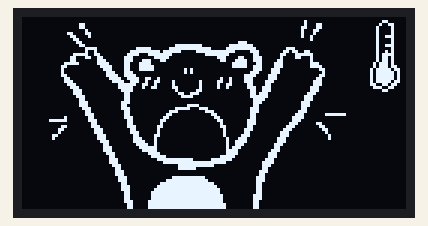
Recording of a sketch running on a simulated Arduino Uno, built with avr-gcc and run on an emulated ATmega328P. On the bench: 128×64 one-colour display.

Above: at 0.1 s.

The sketch:

happy_frog_displaytest.ino
```cpp
#include <U8g2lib.h>

U8G2_SSD1306_128X64_NONAME_F_HW_I2C u8g2(U8G2_R2, SCL, SDA, U8X8_PIN_NONE);

// defining my happy frog image ^.^

#define happy_width 128
#define happy_height 64
static const unsigned char happy_frog[] U8X8_PROGMEM = {
 0x00,0x00,0x00,0x00,0x00,0x00,0x00,0x00,0x00,0x00,0x00,0x00,0x00,0x00,0x00,
 0x00,0x00,0x00,0x00,0x00,0x00,0x00,0x00,0x00,0x00,0x00,0x00,0x40,0x00,0x00,
 0x00,0x03,0x00,0x00,0x18,0x00,0x00,0x00,0x00,0x00,0x00,0x00,0x00,0x40,0x0c,
 0x00,0x80,0x0c,0x00,0x00,0x18,0x00,0x00,0x00,0x00,0x00,0x00,0x00,0x00,0x60,
 0x0c,0x00,0x40,0x08,0x00,0x00,0x20,0x00,0x00,0x00,0x00,0x00,0x00,0x00,0x00,
 0x20,0x06,0x00,0x40,0x08,0x00,0x80,0x61,0x00,0x00,0x00,0x00,0x00,0x00,0x00,
 0x00,0x20,0x02,0x00,0x40,0x08,0x00,0x00,0x43,0x00,0x00,0x00,0x00,0x00,0x00,
 0x00,0x00,0x20,0x01,0x00,0x40,0x0e,0x00,0x00,0x06,0x00,0x00,0x00,0x00,0x00,
 0x00,0x00,0x00,0x00,0x01,0x00,0x40,0x08,0x00,0x00,0x0c,0x00,0x00,0x00,0x00,
 0x00,0x00,0x07,0x00,0x00,0x00,0x00,0x40,0x08,0x00,0x00,0x18,0x00,0x00,0x00,
 0xf8,0x0f,0xe0,0x1f,0x00,0x00,0x00,0x00,0x40,0x0e,0x00,0x00,0xe0,0x01,0xc0,
 0x07,0xfe,0x7f,0xf0,0x3f,0x00,0x07,0x00,0x00,0x40,0x08,0x00,0x00,0x20,0x01,
 0xf0,0xbf,0x1f,0xfc,0x7f,0x70,0x80,0xcd,0x00,0x00,0x40,0x0a,0x00,0x00,0x3e,
 0x03,0x78,0xfc,0x03,0xe0,0x1f,0x60,0xc0,0xf8,0x01,0x00,0x40,0x0f,0x00,0x00,
 0x63,0x06,0x1c,0xf0,0x01,0x00,0x0e,0xe3,0x40,0x18,0x01,0x00,0x40,0x0b,0x00,
 0x00,0x03,0x0e,0x1c,0xc7,0x00,0x00,0x8c,0xe7,0x60,0x00,0x01,0x00,0x40,0x0b,
 0x00,0xc0,0x07,0x1e,0x8c,0x07,0x00,0x00,0xc0,0xc7,0x70,0x00,0x07,0x00,0xa0,
 0x0b,0x00,0x60,0x00,0x3c,0x8c,0x0f,0x00,0x00,0xc0,0xe7,0x70,0x00,0x0f,0x00,
 0xa0,0x1b,0x00,0x20,0x00,0x38,0x8c,0x0f,0x40,0x01,0x00,0xe0,0x38,0x00,0x18,
 0x00,0xd0,0x37,0x00,0x20,0x00,0x70,0x1c,0x00,0x40,0x01,0x00,0x70,0x38,0x00,
 0x10,0x00,0xd0,0x2f,0x00,0x60,0x00,0xf0,0x3c,0x00,0x00,0x00,0x00,0x3c,0x1c,
 0x00,0x18,0x00,0xd0,0x2f,0x00,0xc0,0x00,0xe0,0x79,0x26,0x00,0x00,0x24,0x1c,
 0x1c,0x00,0x0c,0x00,0xd0,0x2f,0x00,0xc0,0x01,0xc0,0x73,0x32,0x04,0x08,0x26,
 0x1c,0x0e,0x00,0x0e,0x00,0xd0,0x37,0x00,0x80,0x03,0x00,0x3f,0x13,0x04,0x08,
 0x32,0x18,0x06,0x00,0x0e,0x00,0x30,0x1b,0x00,0x00,0x07,0x00,0x1f,0x19,0x0c,
 0x08,0x12,0x38,0x07,0x00,0x07,0x00,0xe0,0x0c,0x00,0x00,0x0e,0x00,0x1e,0x00,
 0x08,0x0c,0x00,0x30,0x07,0x00,0x07,0x00,0x00,0x03,0x00,0x00,0x0e,0x00,0x0c,
 0x00,0x30,0x07,0x00,0xb0,0x03,0x80,0x03,0x00,0x00,0x00,0x00,0x00,0x1c,0x00,
 0x0c,0x00,0xe0,0x01,0x00,0xf0,0x03,0xc0,0x01,0x00,0x00,0x00,0x00,0x00,0x18,
 0x00,0x0c,0x00,0x00,0x00,0x00,0xe0,0x01,0xc0,0x01,0x00,0x00,0x00,0x00,0x00,
 0x38,0x00,0x0e,0x00,0x00,0x00,0x00,0xe0,0x00,0xe0,0x00,0x00,0x00,0x00,0x00,
 0x00,0x38,0x00,0x06,0x00,0x80,0x07,0x00,0x60,0x00,0xe0,0x00,0x00,0x00,0x00,
 0x00,0x00,0x70,0x00,0x0e,0x00,0xf8,0x38,0x00,0x70,0x00,0x60,0x00,0x00,0x00,
 0x00,0x00,0x00,0x60,0x00,0x0c,0x00,0x0e,0xe0,0x00,0x70,0x00,0x70,0x00,0x00,
 0x00,0x00,0x00,0x00,0xe0,0x00,0x0c,0x00,0x03,0x80,0x01,0x30,0x00,0x38,0xe0,
 0x0f,0x00,0x00,0x00,0x40,0xc0,0x00,0x1c,0x80,0x01,0x00,0x03,0x30,0x00,0x3c,
 0x00,0x00,0x00,0x00,0x00,0x7e,0xc0,0x01,0x18,0xc0,0x00,0x00,0x06,0x38,0x00,
 0x1c,0x00,0x00,0x00,0x00,0x00,0x00,0x80,0x01,0x18,0x40,0x00,0x00,0x04,0x38,
 0x00,0x0e,0x0c,0x00,0x00,0x00,0x00,0x60,0x80,0x03,0x38,0x60,0x00,0x00,0x0c,
 0x18,0x00,0x07,0x18,0x00,0x00,0x00,0x00,0x30,0x00,0x07,0x30,0x20,0x00,0x00,
 0x08,0x1c,0x80,0x03,0x30,0x00,0x00,0x00,0x00,0x10,0x00,0x07,0x70,0x20,0x00,
 0x00,0x08,0x0c,0xc0,0x01,0x20,0x00,0x00,0x00,0x00,0x0c,0x00,0x0e,0x60,0x30,
 0x00,0x00,0x08,0x0e,0xc0,0x01,0x40,0x00,0x00,0x00,0x00,0x04,0x00,0x0e,0xe0,
 0x10,0x00,0x00,0x10,0x07,0xe0,0x00,0x40,0x00,0x00,0x00,0x00,0x00,0x00,0x1c,
 0xe0,0x11,0x00,0x00,0x90,0x07,0xe0,0x00,0x00,0x00,0x00,0x00,0x00,0x00,0x00,
 0x18,0xc0,0x13,0x00,0x00,0x90,0x03,0x70,0x00,0x00,0x00,0x00,0x00,0x00,0x00,
 0x00,0x38,0x80,0x1f,0x00,0x00,0xd0,0x01,0x30,0x00,0x00,0x00,0x00,0x00,0x00,
 0x00,0x00,0x38,0x00,0x1f,0x00,0x00,0xf0,0x00,0x38,0x00,0x00,0x00,0x00,0x00,
 0x00,0x00,0x00,0x70,0x00,0x3c,0x00,0x00,0xf0,0x00,0x1c,0x00,0x00,0x00,0x00,
 0x00,0x00,0x00,0x00,0x60,0x00,0xf8,0x00,0x00,0x7c,0x00,0x1c,0x00,0x00,0x00,
 0x00,0x00,0x00,0x00,0x00,0xe0,0x00,0xe0,0xff,0x81,0x3f,0x00,0x0e,0x00,0x00,
 0x00,0x00,0x00,0x00,0x00,0x00,0xe0,0x00,0x80,0xff,0xff,0x0f,0x00,0x0f,0x00,
 0x00,0x00,0x00,0x00,0x00,0x00,0x00,0xc0,0x01,0x00,0xf0,0xff,0x00,0x00,0x07,
 0x00,0x00,0x00,0x00,0x00,0x00,0x00,0x00,0x80,0x01,0x00,0xf0,0x03,0x00,0x00,
 0x03,0x00,0x00,0x00,0x00,0x00,0x00,0x00,0x00,0x80,0x03,0x00,0x00,0x00,0x00,
 0x80,0x03,0x00,0x00,0x00,0x00,0x00,0x00,0x00,0x00,0x80,0x03,0x00,0x00,0x00,
 0x00,0x80,0x01,0x00,0x00,0x00,0x00,0x00,0x00,0x00,0x00,0x00,0x07,0x00,0xfc,
 0x1f,0x00,0xc0,0x01,0x00,0x00,0x00,0x00,0x00,0x00,0x00,0x00,0x00,0x07,0x00,
 0xff,0x3f,0x00,0xc0,0x01,0x00,0x00,0x00,0x00,0x00,0x00,0x00,0x00,0x00,0x06,
 0xc0,0xff,0xff,0x00,0xc0,0x00,0x00,0x00,0x00,0x00,0x00,0x00,0x00,0x00,0x00,
 0x0e,0xe0,0xff,0xff,0x01,0xc0,0x00,0x00,0x00,0x00,0x00,0x00,0x00,0x00,0x00,
 0x00,0x0e,0xf0,0xff,0xff,0x03,0xc0,0x00,0x00,0x00,0x00,0x00,0x00,0x00,0x00,
 0x00,0x00,0x0c,0xf8,0xff,0xff,0x03,0xc0,0x00,0x00,0x00,0x00,0x00,0x00,0x00,
 0x00,0x00,0x00,0x0c,0xf8,0xff,0xff,0x07,0xe0,0x00,0x00,0x00,0x00,0x00,0x00,
 0x00,0x00,0x00,0x00,0x0c,0xf8,0xff,0xff,0x07,0xe0,0x00,0x00,0x00,0x00,0x00,
 0x00,0x00,0x00,0x00,0x00,0x1c,0xfc,0xff,0xff,0x07,0x60,0x00,0x00,0x00,0x00,
 0x00,0x00,0x00,0x00,0x00,0x00,0x18,0xfc,0xff,0xff,0x0f,0x60,0x00,0x00,0x00,
 0x00,0x00,0x00,0x00,0x00,0x00,0x00,0x18,0xfc,0xff,0xff,0x0f,0x60,0x00,0x00,
 0x00,0x00,0x00,0x00 };

void setup(void) {

  u8g2.begin();
  drawFroggie();
}

void loop() {
// no loop needed for now ^*^
}

void drawFroggie() {
  u8g2.firstPage();
  do {
    u8g2.drawXBMP(0,0, happy_width, happy_height, happy_frog);
  }
  while(u8g2.nextPage());

  delay(1000);
}
```
